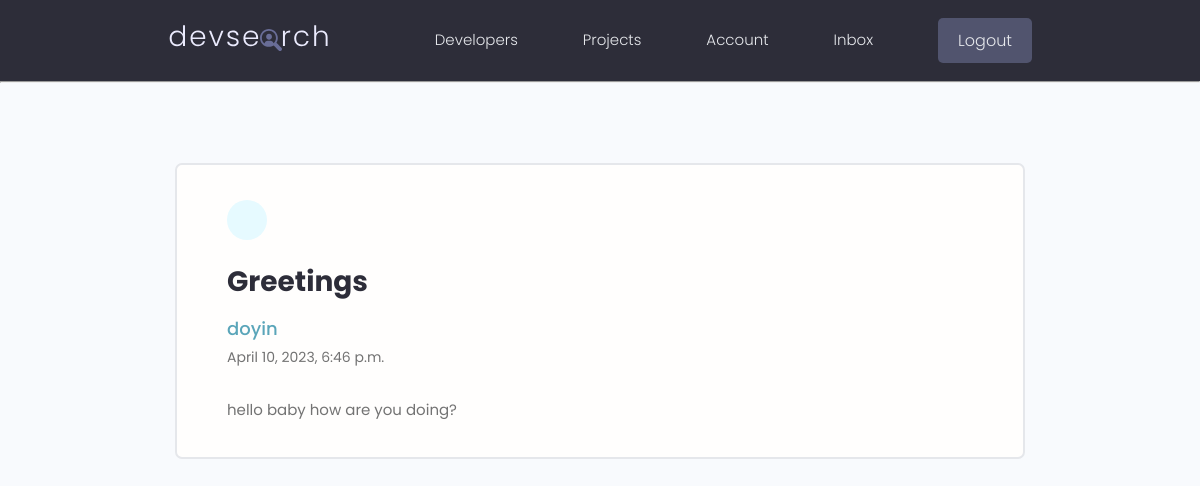
Screenshot of /messagecenter/71c8c6e5-f49b-4b5b-826c-33572d8bfda7/ (signed in) with the database file from the repository.
### users/models.py (models this page shows, shortened)
class Message (models.Model):
    sender = models.ForeignKey(Profile, on_delete = models.SET_NULL , null = True, blank = True)
    receiver = models.ForeignKey(Profile, on_delete=models.SET_NULL , related_name='messages' ,null = True, blank = True )
    name = models.CharField(max_length=200, blank = True,null = True)
    subject = models.CharField(max_length=200, blank = True,null = True)
    body = models.TextField()
    email = models.EmailField(max_length=200, blank = True,null = True)
    is_read = models.BooleanField(default=False , null = True)
    created = models.DateTimeField(auto_now_add=True)
    id = models.UUIDField(default = uuid.uuid4, editable= False , unique= True, primary_key=True)

### users/views.py (the view)
@login_required(login_url='loginpage')
def messagecenter(request,pk):
    profile = request.user.profile
    messagebox = profile.messages.get(id = pk)
    if messagebox.is_read == False :
        messagebox.is_read = True
        messagebox.save()
    context = {'messagebox': messagebox}
    return render (request,'users/message.html',context)

### users/templates/users/message.html (shortened to what this page needs)
{% extends 'main.html' %}
{% block content %}
  <main class="messagePage my-xl">
    <div class="content-box">
      <div class="message">
        <a class="backButton" href="{% url 'inbox'%}"></a>
        <h2 class="message__subject">{{messagebox.subject}}</h4>
          {% if messagebox.sender  %}
          <a href="{% url 'user-profile' messagebox.sender.id %}" class="message__author">{{messagebox.name}}</a>
          {% else %}
         <p class = "message__author" >{{messagebox.name}}</p>
          {% endif %}
          <p class="message__date">{{messagebox.created}}</p>
          <div class="message__body">
          {{messagebox.body}}
          </div>
      </div>
    </div>
  </main>
{% endblock %}

### static/styles/app.css (style rules this page uses)
:root { --color-sub: #2d2d39; }
.content-box { width: 95%; max-width: 85rem; margin: 0 auto; }
.message { padding: 2.5rem 0; }
.message > a { display: flex; gap: 1rem; }
.message__author, .message__date { flex-basis: 25%; }
.message__subject { flex-basis: 50%; }
.message__date { text-align: right; }
.messagePage .message { list-style: none; background: var(--color-white); padding: 3.5rem 5rem; border: 2px solid var(--color-light); border-radius: 0.7rem; }
.messagePage .message__subject { font-size: 2.8rem; color: var(--color-sub); margin-bottom: 1rem; margin-top: 2rem; }
.messagePage .message__author { font-size: 1.8rem; font-weight: 500; }
.messagePage .message__date { font-size: 1.4rem; font-weight: 400; text-align: left; margin-bottom: 3rem; }
.backButton { background: var(--color-main-light); color: var(--color-main); width: 4rem; height: 4rem; display: flex; align-items: center; justify-content: center; border-radius: 50%; }

### static/uikit/styles/modules/_variables.css (style rules this page uses)
:root { --color-main: #5aa5b9; --color-main-light: #e6faff; --color-sub: #3f4156; --color-sub-light: #51546e; --color-sub-lighter: #ededfd; --color-text: #737373; --color-gray: #8b8b8b; --color-light: #e5e7eb; --color-light-gray: #767676; --color-bg: #f8fafd; --color-white: #fffefd; --color-white-light: #f3f3f3; --color-success: #359e64; --color-success-bg: #def8e8; --color-error: #fc4b0b; --color-error-bg: #fff2ee; --font-base: 'Poppins', arial, helvetica, 'Segoe UI', roboto, ubuntu, sans-serif; --font-monospace: 'Fira Code', 'Courier New', courier, monospace; --font-regular: 300; --font-medium: 500; --font-bold: 700; --generic-shadow: 1px 1px 5px #00000010; --generic-transition: all 0.3s ease-in-out; }

### static/uikit/styles/modules/_base.css (style rules this page uses)
* { margin: 0; padding: 0; box-sizing: border-box; text-rendering: optimizeLegibility; color: inherit; font-size: inherit; }
html { font-size: 50%; }
@media only screen and (min-width: 480px) { html { font-size: 56.25%; } }
@media only screen and (min-width: 1200px) { html { font-size: 62.5%; } }
body { line-height: 1.6; font-weight: 400; font-size: 1.5rem; color: var(--color-text); background-color: var(--color-bg); min-height: 100vh; }

### static/uikit/styles/modules/_typography.css (style rules this page uses)
* { font-family: var(--font-base); }
h2 { font-size: 3.6rem; font-weight: var(--font-bold); }
p, span, strong { font-size: 1.6rem; color: var(--color-text); font-weight: var(--font-regular); }
a { padding-bottom: 2px; text-decoration: none; display: inline-block; color: var(--color-main); font-weight: var(--font-medium); }

### static/uikit/styles/modules/_utilities.css (style rules this page uses)
.my-xl { margin: 8rem auto; }

### rows the page displays
Message: subject "Greetings", name "doyin", created "April 10, 2023, 6:46 p.m.", body "hello baby how are you doing?"
